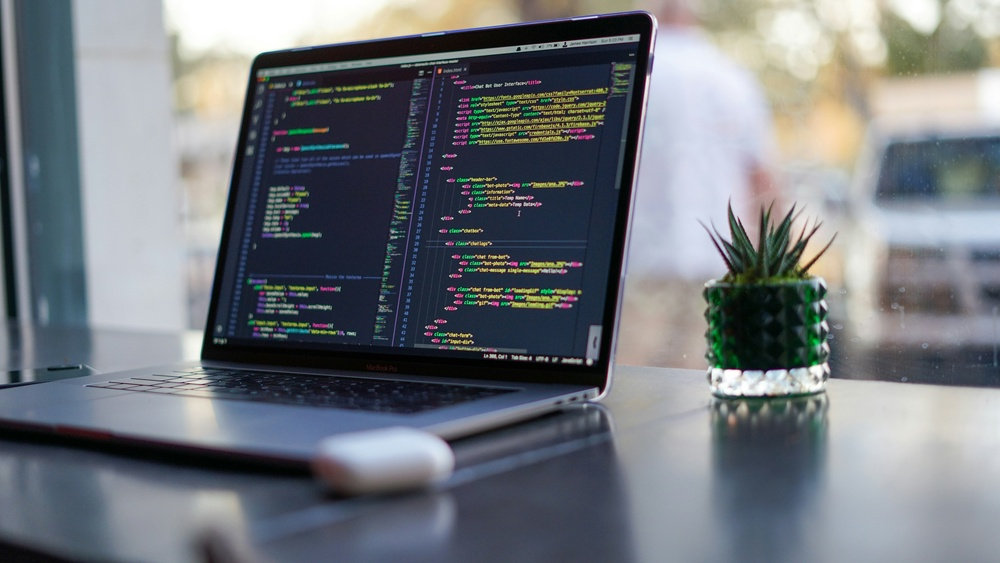
#> input picture DAY02/Image.jpg, 1000 x 563 px, shrunk from 6000 x 3376 before the run, found by its file name
$ python histEqual.py
#> lines starting #> are read from the running program, lines starting #| are printed output that depends on the picture
import cv2
import numpy as np
import matplotlib.pyplot as plt

img = cv2.imread("image.jpg",0)
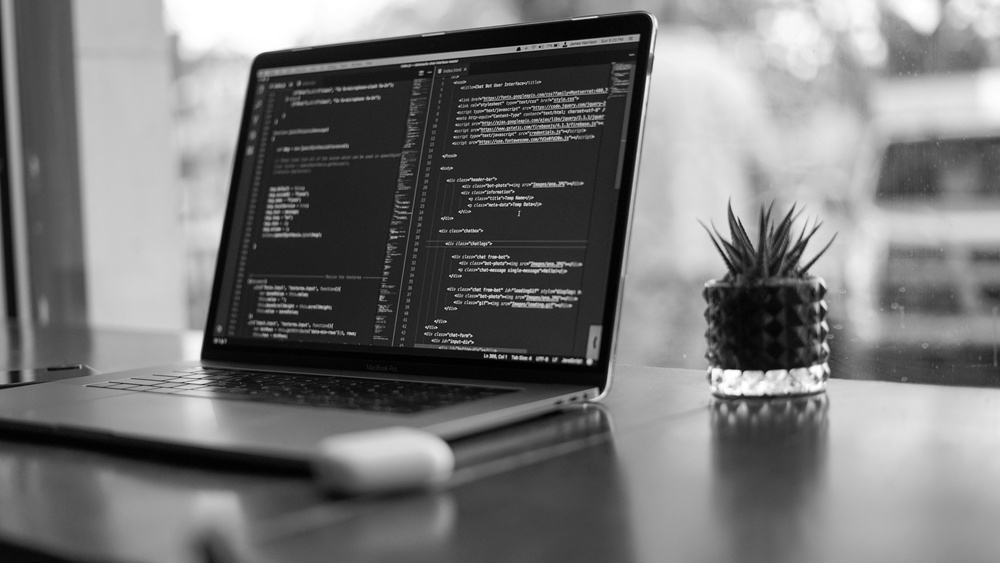
#> img: shape (563, 1000); min 0, max 255, mean 118.2

hist = np.zeros(256, dtype=int)

for row in img:
    for pixel in row:
        hist[pixel] += 1
#> after the loop, hist = 256 values, max 7058 at index 35, min 64 at index 0, mean 2199.2

total_pixels = img.shape[0] * img.shape[1]
#> total_pixels = 563000

pdf= hist / total_pixels
#> pdf = 256 values, max 0.0125 at index 35, min 0.000114 at index 0, mean 0.00391

cdf = np.cumsum(pdf)
#> cdf = 256 values from 0.000114 to 1

mapping = np.round(255 * cdf).astype(np.uint8)
#> mapping = 256 values from 0 to 255

equalized_img = np.zeros_like(img)

for i in range(img.shape[0]):
    for j in range(img.shape[1]):
        equalized_img[i,j] = mapping[img[i,j]]

cv2.imwrite("equalized_image.jpg", equalized_img)

plt.figure(figsize=(10,5))
plt.subplot(1,2,1)
plt.imshow(img, cmap='gray')
plt.title("Original Image")
plt.subplot(1,2,2)
plt.imshow(equalized_img, cmap='gray')
plt.title("Equalized Image")
plt.show()
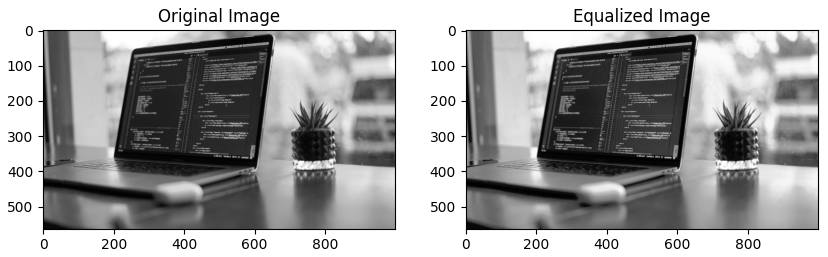
#> figure drawn by matplotlib, 2 panels
plt.savefig("equalized_comparison.png")
